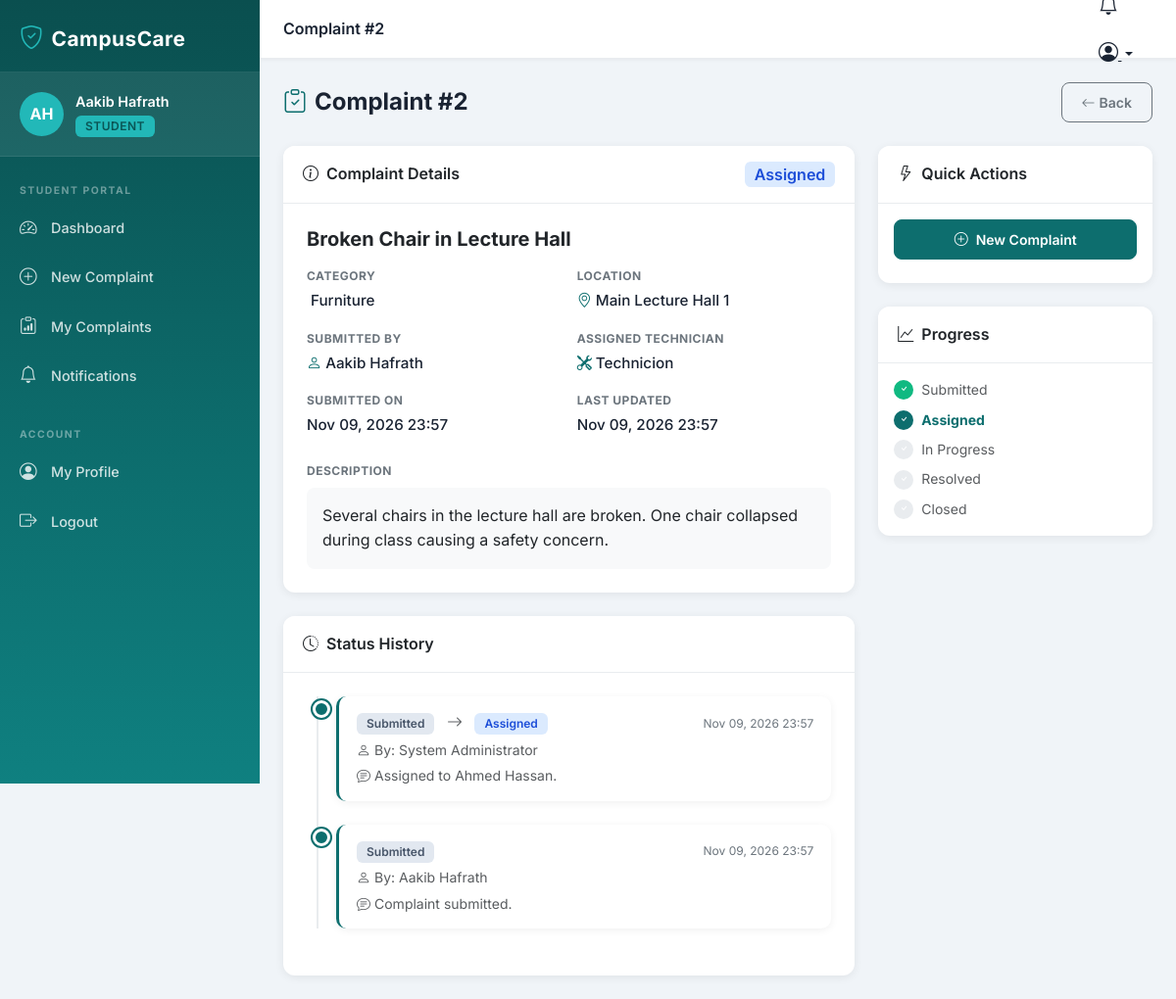
The app's page /complaints/2/ (signed in) with its own data.
### accounts/models.py (models this page shows, shortened)
class User(AbstractUser):
    ROLE_STUDENT = 'student'
    ROLE_ADMIN = 'administrator'
    ROLE_TECHNICIAN = 'technician'
    ROLE_CHOICES = [
        (ROLE_STUDENT, 'Student'),
        (ROLE_ADMIN, 'Administrator'),
        (ROLE_TECHNICIAN, 'Technician'),
    ]
    role = models.CharField(
        max_length=20,
        choices=ROLE_CHOICES,
        default=ROLE_STUDENT
    )
    phone_number = models.CharField(max_length=20, blank=True)
    student_id = models.CharField(max_length=50, blank=True)
    department = models.CharField(max_length=100, blank=True)
    profile_picture = models.ImageField(
        upload_to='profile_pictures/', null=True, blank=True
    )
    created_at = models.DateTimeField(auto_now_add=True)
    updated_at = models.DateTimeField(auto_now=True)
    class Meta:
        db_table = 'accounts_user'
        verbose_name = 'User'
        verbose_name_plural = 'Users'
    @property
    def is_student(self):
        return self.role == self.ROLE_STUDENT
    @property
    def is_administrator(self):
        return self.role == self.ROLE_ADMIN
    @property
    def is_technician(self):
        return self.role == self.ROLE_TECHNICIAN
    def get_role_display_name(self):
        return dict(self.ROLE_CHOICES).get(self.role, 'Unknown')

### complaints/models.py (models this page shows, shortened)
class Complaint(models.Model):
    STATUS_SUBMITTED = 'submitted'
    STATUS_ASSIGNED = 'assigned'
    STATUS_IN_PROGRESS = 'in_progress'
    STATUS_RESOLVED = 'resolved'
    STATUS_CLOSED = 'closed'
    STATUS_CHOICES = [
        (STATUS_SUBMITTED, 'Submitted'),
        (STATUS_ASSIGNED, 'Assigned'),
        (STATUS_IN_PROGRESS, 'In Progress'),
        (STATUS_RESOLVED, 'Resolved'),
        (STATUS_CLOSED, 'Closed'),
    ]
    CATEGORY_ELECTRICAL = 'electrical'
    CATEGORY_FURNITURE = 'furniture'
    CATEGORY_PLUMBING = 'plumbing'
    CATEGORY_NETWORK = 'network'
    CATEGORY_EQUIPMENT = 'equipment'
    CATEGORY_OTHER = 'other'
    CATEGORY_CHOICES = [
        (CATEGORY_ELECTRICAL, 'Electrical'),
        (CATEGORY_FURNITURE, 'Furniture'),
        (CATEGORY_PLUMBING, 'Plumbing'),
        (CATEGORY_NETWORK, 'Network / Wi-Fi'),
        (CATEGORY_EQUIPMENT, 'Equipment'),
        (CATEGORY_OTHER, 'Other'),
    ]
    student = models.ForeignKey(
        settings.AUTH_USER_MODEL,
        on_delete=models.CASCADE,
        related_name='complaints',
        limit_choices_to={'role': 'student'}
    )
    title = models.CharField(max_length=200)
    category = models.CharField(max_length=20, choices=CATEGORY_CHOICES)
    location = models.CharField(max_length=200)
    description = models.TextField()
    status = models.CharField(
        max_length=20,
        choices=STATUS_CHOICES,
        default=STATUS_SUBMITTED
    )
    assigned_technician = models.ForeignKey(
        settings.AUTH_USER_MODEL,
        on_delete=models.SET_NULL,
        null=True,
        blank=True,
        related_name='assigned_complaints',
        limit_choices_to={'role': 'technician'}
    )
    created_at = models.DateTimeField(auto_now_add=True)
    updated_at = models.DateTimeField(auto_now=True)
    class Meta:
        db_table = 'complaints_complaint'
        ordering = ['-created_at']
        verbose_name = 'Complaint'
        verbose_name_plural = 'Complaints'
    @property
    def category_icon(self):
        return {
            'electrical': 'bi-lightning-charge',
            'furniture': 'bi-chair',
            'plumbing': 'bi-droplet',
            'network': 'bi-wifi',
            'equipment': 'bi-tools',
            'other': 'bi-three-dots',
        }.get(self.category, 'bi-question-circle')

class StatusHistory(models.Model):
    complaint = models.ForeignKey(
        Complaint,
        on_delete=models.CASCADE,
        related_name='status_history'
    )
    old_status = models.CharField(max_length=20, blank=True)
    new_status = models.CharField(max_length=20)
    changed_by = models.ForeignKey(
        settings.AUTH_USER_MODEL,
        on_delete=models.SET_NULL,
        null=True
    )
    notes = models.TextField(blank=True)
    changed_at = models.DateTimeField(auto_now_add=True)
    class Meta:
        db_table = 'complaints_statushistory'
        ordering = ['-changed_at']
        verbose_name = 'Status History'
        verbose_name_plural = 'Status Histories'
    def get_new_status_display(self):
        status_map = dict(Complaint.STATUS_CHOICES)
        return status_map.get(self.new_status, self.new_status)
    def get_old_status_display(self):
        status_map = dict(Complaint.STATUS_CHOICES)
        return status_map.get(self.old_status, self.old_status)

### complaints/views.py (the view)
# urls.py: path('<int:pk>/', views.complaint_detail, name='complaint_detail'),
@login_required
def complaint_detail(request, pk):
    complaint = get_object_or_404(Complaint, pk=pk)
    user = request.user
    if user.is_student and complaint.student != user:
        messages.error(request, 'You can only view your own complaints.')
        return redirect('complaints:my_complaints')
    elif user.is_technician and complaint.assigned_technician != user:
        messages.error(request, 'You can only view complaints assigned to you.')
        return redirect('complaints:my_tasks')
    history = StatusHistoryRepository.get_by_complaint(complaint.pk)
    return render(request, 'complaints/detail.html', {
        'complaint': complaint,
        'history': history,
        'page_title': f'Complaint #{complaint.pk}',
    })

### complaints/repositories.py (called while the page is built)
    @staticmethod
    def get_by_complaint(complaint_id: int) -> QuerySet:
        return StatusHistory.objects.filter(
            complaint_id=complaint_id
        ).select_related('changed_by').order_by('-changed_at')

### notifications/context_processors.py (called while the page is built)
def unread_notifications_count(request):
    if request.user.is_authenticated:
        from .models import Notification
        count = Notification.objects.filter(
            recipient=request.user,
            is_read=False
        ).count()
        return {'unread_notifications_count': count}
    return {'unread_notifications_count': 0}

### templates/complaints/detail.html (shortened to what this page needs)
{% extends 'base.html' %}
{% block content %}
<div class="page-header">
  <div class="page-header-title">
    <i class="bi bi-clipboard-check me-2 text-primary"></i>Complaint #{{ complaint.pk }}
  </div>
  <div class="d-flex gap-2">
    {% if user.is_student %}
    <a href="{% url 'complaints:my_complaints' %}" class="btn btn-outline-secondary">
      <i class="bi bi-arrow-left me-1"></i>Back
    </a>
    {% endif %}
  </div>
</div>
<div class="row g-4">
  <div class="col-lg-8">
    <div class="card mb-4">
      <div class="card-header d-flex align-items-center justify-content-between">
        <span><i class="bi bi-info-circle me-2"></i>Complaint Details</span>
        <span class="badge status-badge-{{ complaint.status }} fs-6">{{ complaint.get_status_display }}</span>
      </div>
      <div class="card-body p-4">
        <h5 class="fw-bold mb-3">{{ complaint.title }}</h5>
        <div class="row g-3 mb-4">
          <div class="col-sm-6">
            <div class="detail-label">Category</div>
            <div class="detail-value"><i class="bi {{ complaint.category_icon }} me-1 text-primary"></i>{{ complaint.get_category_display }}</div>
          </div>
          <div class="col-sm-6">
            <div class="detail-label">Location</div>
            <div class="detail-value"><i class="bi bi-geo-alt me-1 text-primary"></i>{{ complaint.location }}</div>
          </div>
          <div class="col-sm-6">
            <div class="detail-label">Submitted By</div>
            <div class="detail-value"><i class="bi bi-person me-1 text-primary"></i>{{ complaint.student.get_full_name|default:complaint.student.username }}</div>
          </div>
          <div class="col-sm-6">
            <div class="detail-label">Assigned Technician</div>
            <div class="detail-value">
              {% if complaint.assigned_technician %}
              <i class="bi bi-tools me-1 text-primary"></i>{{ complaint.assigned_technician.get_full_name|default:complaint.assigned_technician.username }}
              {% else %}
              <span class="text-muted">Not assigned yet</span>
              {% endif %}
            </div>
          </div>
          <div class="col-sm-6">
            <div class="detail-label">Submitted On</div>
            <div class="detail-value">{{ complaint.created_at|date:"M d, Y H:i" }}</div>
          </div>
          <div class="col-sm-6">
            <div class="detail-label">Last Updated</div>
            <div class="detail-value">{{ complaint.updated_at|date:"M d, Y H:i" }}</div>
          </div>
        </div>
        <div>
          <div class="detail-label mb-2">Description</div>
          <div class="p-3 rounded-3" style="background:#f8f9fa;white-space:pre-line;">{{ complaint.description }}</div>
        </div>
      </div>
    </div>
    <div class="card">
      <div class="card-header"><i class="bi bi-clock-history me-2"></i>Status History</div>
      <div class="card-body p-4">
        {% if history %}
        <div class="timeline">
          {% for h in history %}
          <div class="timeline-item">
            <div class="timeline-dot"></div>
            <div class="timeline-content">
              <div class="d-flex align-items-center justify-content-between mb-1">
                <div>
                  {% if h.old_status %}
                  <span class="badge status-badge-{{ h.old_status }}">{{ h.get_old_status_display }}</span>
                  <i class="bi bi-arrow-right mx-2 text-muted"></i>
                  {% endif %}
                  <span class="badge status-badge-{{ h.new_status }}">{{ h.get_new_status_display }}</span>
                </div>
                <div class="timeline-time">{{ h.changed_at|date:"M d, Y H:i" }}</div>
              </div>
              {% if h.changed_by %}
              <div class="text-muted small mb-1">
                <i class="bi bi-person me-1"></i>By: {{ h.changed_by.get_full_name|default:h.changed_by.username }}
              </div>
              {% endif %}
              {% if h.notes %}
              <div class="small text-muted"><i class="bi bi-chat-text me-1"></i>{{ h.notes }}</div>
              {% endif %}
            </div>
          </div>
          {% endfor %}
        </div>
        {% else %}
        <div class="text-muted text-center py-3">No status history available.</div>
        {% endif %}
      </div>
    </div>
  </div>
  <div class="col-lg-4">
    <div class="card mb-4">
      <div class="card-header"><i class="bi bi-lightning me-2"></i>Quick Actions</div>
      <div class="card-body">
        {% if user.is_administrator %}
          {% if complaint.status == 'submitted' %}
          <a href="{% url 'complaints:assign_technician' complaint.pk %}" class="btn btn-warning w-100 mb-2">
            <i class="bi bi-person-plus me-2"></i>Assign Technician
          </a>
          {% elif complaint.status == 'resolved' %}
          <a href="{% url 'complaints:close_complaint' complaint.pk %}" class="btn btn-dark w-100 mb-2">
            <i class="bi bi-lock me-2"></i>Close Complaint
          </a>
          {% endif %}
        {% elif user.is_student %}
          <a href="{% url 'complaints:submit_complaint' %}" class="btn btn-primary w-100 mb-2">
            <i class="bi bi-plus-circle me-2"></i>New Complaint
          </a>
        {% endif %}
      </div>
    </div>
    <div class="card">
      <div class="card-header"><i class="bi bi-graph-up me-2"></i>Progress</div>
      <div class="card-body">
        <div class="d-flex flex-column gap-2">
          {% for s, label in complaint.STATUS_CHOICES %}
          <div class="d-flex align-items-center gap-2">
            <div style="width:20px;height:20px;border-radius:50%;flex-shrink:0;
              background:{% if complaint.status == s %}var(--primary){% elif s == 'submitted' and complaint.status != 'submitted' %}#10b981{% elif s == 'assigned' and complaint.status in 'in_progress,resolved,closed' %}#10b981{% elif s == 'in_progress' and complaint.status in 'resolved,closed' %}#10b981{% elif s == 'resolved' and complaint.status == 'closed' %}#10b981{% else %}#e9ecef{% endif %};
              display:flex;align-items:center;justify-content:center;">
              <i class="bi bi-check text-white" style="font-size:0.65rem;"></i>
            </div>
            <span class="small {% if complaint.status == s %}fw-bold text-primary{% else %}text-muted{% endif %}">
              {{ label }}
            </span>
          </div>
          {% endfor %}
        </div>
      </div>
    </div>
  </div>
</div>
{% endblock %}

### templates/base.html (shortened to what this page needs)
<!DOCTYPE html>
<html lang="en">
<head>
    <link href="https://cdn.jsdelivr.net/npm/bootstrap@5.3.2/dist/css/bootstrap.min.css" rel="stylesheet">
    <link href="https://cdn.jsdelivr.net/npm/bootstrap-icons@1.11.3/font/bootstrap-icons.css" rel="stylesheet">
    <link href="{% load static %}{% static 'css/campuscare.css' %}" rel="stylesheet">
</head>
<body>
{% if user.is_authenticated %}
<div class="sidebar" id="sidebar">
    <div class="sidebar-header">
        <div class="sidebar-brand">
            <i class="bi bi-shield-check me-2"></i>
            <span>CampusCare</span>
        </div>
    </div>
    <div class="sidebar-user">
        <div class="user-avatar">
            {% if user.profile_picture %}
                <img src="{{ user.profile_picture.url }}" alt="Profile" class="rounded-circle" width="45" height="45">
            {% else %}
                <div class="avatar-placeholder">
                    {{ user.first_name|first|upper }}{{ user.last_name|first|upper }}
                </div>
            {% endif %}
        </div>
        <div class="user-info">
            <div class="user-name">{{ user.get_full_name|default:user.username }}</div>
            <div class="user-role badge">{{ user.get_role_display_name }}</div>
        </div>
    </div>
    <nav class="sidebar-nav">
        {% if user.is_student %}
        <div class="nav-section-label">Student Portal</div>
        <a href="{% url 'accounts:student_dashboard' %}" class="nav-item {% block nav_dashboard %}{% endblock %}">
            <i class="bi bi-speedometer2"></i> Dashboard
        </a>
        <a href="{% url 'complaints:submit_complaint' %}" class="nav-item {% block nav_submit %}{% endblock %}">
            <i class="bi bi-plus-circle"></i> New Complaint
        </a>
        <a href="{% url 'complaints:my_complaints' %}" class="nav-item {% block nav_my_complaints %}{% endblock %}">
            <i class="bi bi-clipboard-data"></i> My Complaints
        </a>
        <a href="{% url 'notifications:list' %}" class="nav-item {% block nav_notifications %}{% endblock %}">
            <i class="bi bi-bell"></i> Notifications
        </a>
        {% endif %}
        <div class="nav-section-label mt-3">Account</div>
        <a href="{% url 'accounts:profile' %}" class="nav-item {% block nav_profile %}{% endblock %}">
            <i class="bi bi-person-circle"></i> My Profile
        </a>
        <a href="{% url 'accounts:logout' %}" class="nav-item nav-logout" onclick="return confirm('Are you sure you want to logout?')">
            <i class="bi bi-box-arrow-right"></i> Logout
        </a>
    </nav>
</div>
<div class="main-content">
    <div class="topbar">
        <div class="topbar-title">
            {% block page_header %}{{ page_title|default:"CampusCare" }}{% endblock %}
        </div>
        <div class="topbar-actions">
            {% if user.is_student %}
            <a href="{% url 'notifications:list' %}" class="btn btn-link position-relative topbar-icon">
                <i class="bi bi-bell fs-5"></i>
            </a>
            {% endif %}
            <div class="dropdown">
                <button class="btn btn-link topbar-icon dropdown-toggle" data-bs-toggle="dropdown">
                    <i class="bi bi-person-circle fs-5"></i>
                </button>
            </div>
        </div>
    </div>
    <div class="page-content">
        {% block content %}{% endblock %}
    </div>
</div>
{% endif %}
<script src="{% load static %}{% static 'js/campuscare.js' %}"></script>
</body>
</html>

### records on screen
User: first_name|first "A", last_name|first "H", get_full_name "Aakib Hafrath", get_role_display_name "STUDENT"
Complaint: pk "2", status "Assigned", title "Broken Chair in Lecture Hall", category "Furniture", location "Main Lecture Hall 1", student.get_full_name "Aakib Hafrath", assigned_technician.get_full_name "Technicion", created_at "Nov 09, 2026 23:57", updated_at "Nov 09, 2026 23:57", description "Several chairs in the lecture hall are broken. One chair collapsed during class causing a safety concern."
StatusHistory: old_status "Submitted", new_status "Assigned", changed_at "Nov 09, 2026 23:57", changed_by.get_full_name "System Administrator", notes "Assigned to Ahmed Hassan."
StatusHistory: new_status "Submitted", changed_at "Nov 09, 2026 23:57", changed_by.get_full_name "Aakib Hafrath", notes "Complaint submitted."

### other values on screen
{{ page_title|default:"CampusCare" }} "Complaint #2"
{{ label }} "Submitted" "Assigned" "In Progress" "Resolved" "Closed"
